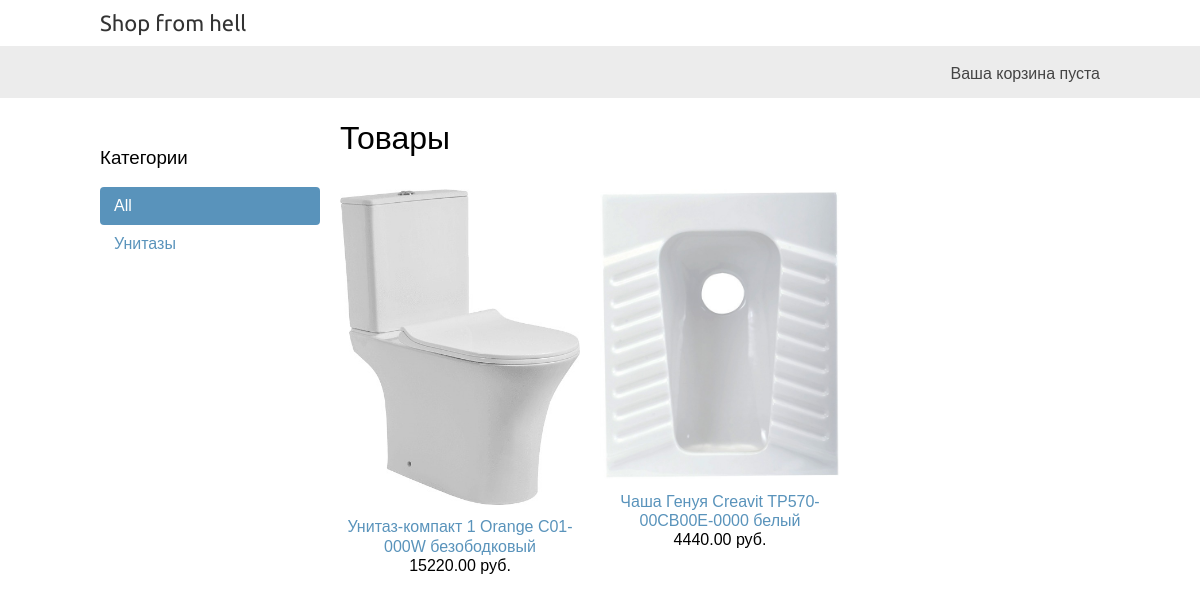
The page / on the database its author committed.
### onlineshop/models.py (models this page shows, shortened)
class Category(models.Model):
    name = models.CharField(max_length=200, db_index=True)
    slug = models.SlugField(max_length=200, unique=True)
    class Meta:
        ordering = ('name',)
        verbose_name = 'Категория'
        verbose_name_plural = 'Категории'
    def get_absolute_url(self):
        return reverse('onlineshop:product_list_by_category', args=[self.slug])

class Product(models.Model):
    category = models.ForeignKey(Category, related_name='products', on_delete=models.CASCADE)
    name = models.CharField(max_length=200, db_index=True)
    slug = models.SlugField(max_length=200, db_index=True)
    image = models.ImageField(upload_to='products/', blank=True, null=True)
    description = models.TextField(blank=True)
    price = models.DecimalField(max_digits=10, decimal_places=2)
    available = models.BooleanField(default=True)
    created = models.DateTimeField(auto_now_add=True)
    updated = models.DateTimeField(auto_now=True)
    class Meta:
        ordering = ('name',)
        index_together = (('id', 'slug'),)
    def get_absolute_url(self):
        return reverse('onlineshop:product_detail', args=[self.id, self.slug])

### onlineshop/views.py (the view)
# urls.py: path('', views.product_list, name='product_list'),
def product_list(request, category_slug=None):
    category = None
    categories = Category.objects.all()
    products = Product.objects.filter(available=True)
    if category_slug:
        category = get_object_or_404(Category, slug=category_slug)
        products = products.filter(category=category)
    return render(request, 'product/list.html', {'category': category, 'categories': categories, 'products': products})

### cart/cart.py (called while the page is built)
    def __len__(self):
        return sum(item['quantity'] for item in self.cart.values())

### cart/context_processors.py (called while the page is built)
def cart(request):
    return {'cart': Cart(request)}

### onlineshop/templates/product/list.html (shortened to what this page needs)
{% extends 'base.html' %}
{% load static %}
{% block content %}
    <div id="sidebar">
        <h3>Категории</h3>
        <ul>
            <li {% if not category %}class="selected"{% endif %}>
                <a href="{% url 'onlineshop:product_list' %}">All</a>
            </li>
            {% for c in categories %}
            <li {% if category.slug == c.slug %}class="selected"{% endif %}>
                <a href="{{ c.get_absolute_url }}">{{ c.name }}</a>
            </li>
            {% endfor %}
        </ul>
    </div>
    <div>
        <div id="main" class="product-list">
            <h1>{% if category %}{{ category.name }}{% else %}Товары{% endif %}</h1>
            {% for product in products %}
                <div class="item">
                    <a href="{{ product.get_absolute_url }}">
                        <img src="{% if product.image %}{{ product.image.url }}{% else %}{% static "img/noimg.jpg" %}{% endif %} ">
                    </a>
                    <a href="{{ product.get_absolute_url }}">{{ product.name }}</a>
                    <br>
                    {{ product.price }} руб.
                </div>
            {% endfor %}
        </div>
    </div>
{% endblock %}

### onlineshop/static/css/base.css (style rules this page uses)
body { margin:0; padding:0; font-family:helvetica, sans-serif; }
h1, h2, h3, h4, h5 , h6 { font-family: 'Ubuntu', sans-serif; font-weight:normal; }
a { text-decoration:none; color:#5993bb; }
#sidebar { width:220px; padding:30px 20px 0 0; float:left; }
#sidebar ul { margin:0; padding:0; }
#sidebar ul li { margin:0; list-style:none; padding:10px 14px; }
#sidebar ul li a { display:block; }
#sidebar ul li.selected { background:#5993bb; border-radius:4px; }
#sidebar ul li.selected a { color:#fff; }
#main { float:left; width: 96%; margin-right:-220px; overflow:hidden; }
.product-list .item { width:25%; padding:10px 20px 10px 0; float:left; text-align:center; line-height:1.2; }
.product-list .item img { width:100%; margin-bottom:8px; }

### rows shown on the page
Category: name "Унитазы"
Product: image (picture), name "Унитаз-компакт 1 Orange C01-000W безободковый", price "15220.00"
Product: image (picture), name "Чаша Генуя Creavit TP570-00CB00E-0000 белый", price "4440.00"
